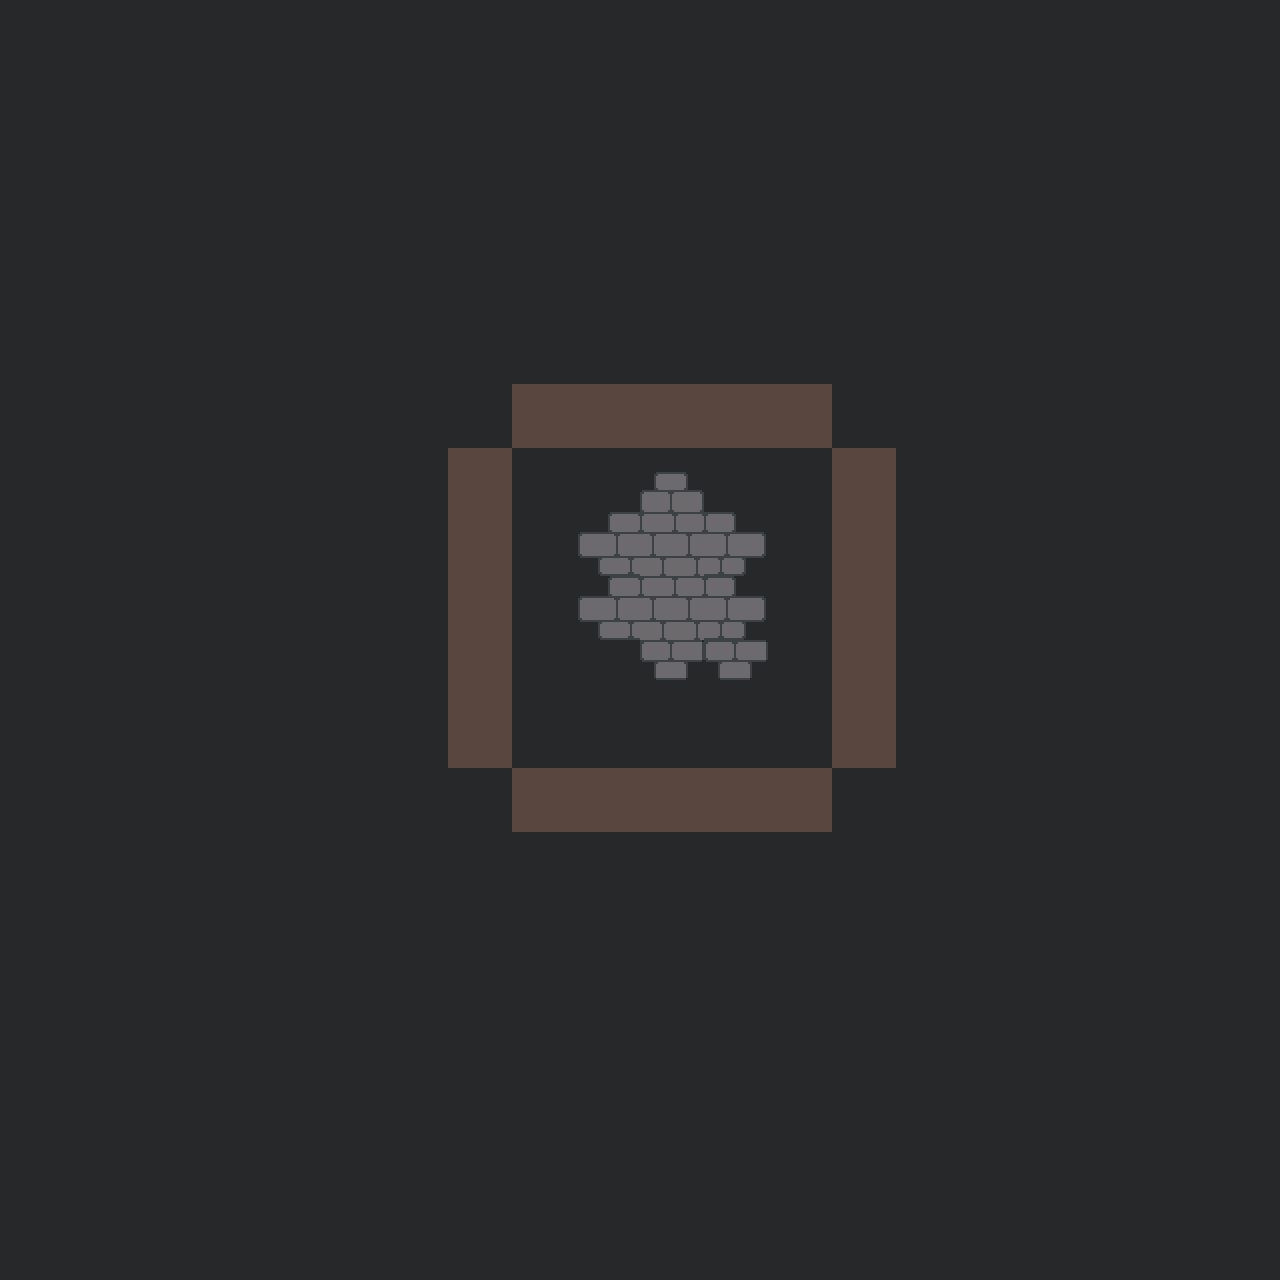

This is a level from a 2D game, rendered from its Tiled map with the project's own tilesets. A one-line summary and the complete map file follow:
An orthogonal 20x20 tile map with 64x64 px tiles, 3 tile layers (base_color, ground, collisions).

<map version="1.10" tiledversion="1.10.2" orientation="orthogonal" renderorder="right-down" width="20" height="20" tilewidth="64" tileheight="64" infinite="0" nextlayerid="4" nextobjectid="1">
 <tileset firstgid="1" name="kingdom" tilewidth="64" tileheight="64" tilecount="15" columns="5">
  <image source="Tilemaps/Upscaled/kingdom.png" width="320" height="192" />
 </tileset>
 <layer id="1" name="base_color" width="20" height="20">
  <data encoding="csv">
9,9,9,9,9,9,9,9,9,9,9,9,9,9,9,9,9,9,9,9,
9,9,9,9,9,9,9,9,9,9,9,9,9,9,9,9,9,9,9,9,
9,9,9,9,9,9,9,9,9,9,9,9,9,9,9,9,9,9,9,9,
9,9,9,9,9,9,9,9,9,9,9,9,9,9,9,9,9,9,9,9,
9,9,9,9,9,9,9,9,9,9,9,9,9,9,9,9,9,9,9,9,
9,9,9,9,9,9,9,9,9,9,9,9,9,9,9,9,9,9,9,9,
9,9,9,9,9,9,9,9,9,9,9,9,9,9,9,9,9,9,9,9,
9,9,9,9,9,9,9,9,9,9,9,9,9,9,9,9,9,9,9,9,
9,9,9,9,9,9,9,9,9,9,9,9,9,9,9,9,9,9,9,9,
9,9,9,9,9,9,9,9,9,9,9,9,9,9,9,9,9,9,9,9,
9,9,9,9,9,9,9,9,9,9,9,9,9,9,9,9,9,9,9,9,
9,9,9,9,9,9,9,9,9,9,9,9,9,9,9,9,9,9,9,9,
9,9,9,9,9,9,9,9,9,9,9,9,9,9,9,9,9,9,9,9,
9,9,9,9,9,9,9,9,9,9,9,9,9,9,9,9,9,9,9,9,
9,9,9,9,9,9,9,9,9,9,9,9,9,9,9,9,9,9,9,9,
9,9,9,9,9,9,9,9,9,9,9,9,9,9,9,9,9,9,9,9,
9,9,9,9,9,9,9,9,9,9,9,9,9,9,9,9,9,9,9,9,
9,9,9,9,9,9,9,9,9,9,9,9,9,9,9,9,9,9,9,9,
9,9,9,9,9,9,9,9,9,9,9,9,9,9,9,9,9,9,9,9,
9,9,9,9,9,9,9,9,9,9,9,9,9,9,9,9,9,9,9,9
</data>
 </layer>
 <layer id="2" name="ground" width="20" height="20" opacity="0.9">
  <data encoding="csv">
0,0,0,0,0,0,0,0,0,0,0,0,0,0,0,0,0,0,0,0,
0,0,0,0,0,0,0,0,0,0,0,0,0,0,0,0,0,0,0,0,
0,0,0,0,0,0,0,0,0,0,0,0,0,0,0,0,0,0,0,0,
0,0,0,0,0,0,0,0,0,0,0,0,0,0,0,0,0,0,0,0,
0,0,0,0,0,0,0,0,0,0,0,0,0,0,0,0,0,0,0,0,
0,0,0,0,0,0,0,0,0,0,0,0,0,0,0,0,0,0,0,0,
0,0,0,0,0,0,0,0,0,0,0,0,0,0,0,0,0,0,0,0,
0,0,0,0,0,0,0,0,0,0,2,0,0,0,0,0,0,0,0,0,
0,0,0,0,0,0,0,0,0,6,7,8,0,0,0,0,0,0,0,0,
0,0,0,0,0,0,0,0,0,6,7,8,0,0,0,0,0,0,0,0,
0,0,0,0,0,0,0,0,0,0,12,12,0,0,0,0,0,0,0,0,
0,0,0,0,0,0,0,0,0,0,0,0,0,0,0,0,0,0,0,0,
0,0,0,0,0,0,0,0,0,0,0,0,0,0,0,0,0,0,0,0,
0,0,0,0,0,0,0,0,0,0,0,0,0,0,0,0,0,0,0,0,
0,0,0,0,0,0,0,0,0,0,0,0,0,0,0,0,0,0,0,0,
0,0,0,0,0,0,0,0,0,0,0,0,0,0,0,0,0,0,0,0,
0,0,0,0,0,0,0,0,0,0,0,0,0,0,0,0,0,0,0,0,
0,0,0,0,0,0,0,0,0,0,0,0,0,0,0,0,0,0,0,0,
0,0,0,0,0,0,0,0,0,0,0,0,0,0,0,0,0,0,0,0,
0,0,0,0,0,0,0,0,0,0,0,0,0,0,0,0,0,0,0,0
</data>
 </layer>
 <layer id="3" name="collisions" width="20" height="20">
  <data encoding="csv">
0,0,0,0,0,0,0,0,0,0,0,0,0,0,0,0,0,0,0,0,
0,0,0,0,0,0,0,0,0,0,0,0,0,0,0,0,0,0,0,0,
0,0,0,0,0,0,0,0,0,0,0,0,0,0,0,0,0,0,0,0,
0,0,0,0,0,0,0,0,0,0,0,0,0,0,0,0,0,0,0,0,
0,0,0,0,0,0,0,0,0,0,0,0,0,0,0,0,0,0,0,0,
0,0,0,0,0,0,0,0,0,0,0,0,0,0,0,0,0,0,0,0,
0,0,0,0,0,0,0,0,4,4,4,4,4,0,0,0,0,0,0,0,
0,0,0,0,0,0,0,4,0,0,0,0,0,4,0,0,0,0,0,0,
0,0,0,0,0,0,0,4,0,0,0,0,0,4,0,0,0,0,0,0,
0,0,0,0,0,0,0,4,0,0,0,0,0,4,0,0,0,0,0,0,
0,0,0,0,0,0,0,4,0,0,0,0,0,4,0,0,0,0,0,0,
0,0,0,0,0,0,0,4,0,0,0,0,0,4,0,0,0,0,0,0,
0,0,0,0,0,0,0,0,4,4,4,4,4,0,0,0,0,0,0,0,
0,0,0,0,0,0,0,0,0,0,0,0,0,0,0,0,0,0,0,0,
0,0,0,0,0,0,0,0,0,0,0,0,0,0,0,0,0,0,0,0,
0,0,0,0,0,0,0,0,0,0,0,0,0,0,0,0,0,0,0,0,
0,0,0,0,0,0,0,0,0,0,0,0,0,0,0,0,0,0,0,0,
0,0,0,0,0,0,0,0,0,0,0,0,0,0,0,0,0,0,0,0,
0,0,0,0,0,0,0,0,0,0,0,0,0,0,0,0,0,0,0,0,
0,0,0,0,0,0,0,0,0,0,0,0,0,0,0,0,0,0,0,0
</data>
 </layer>
</map>
